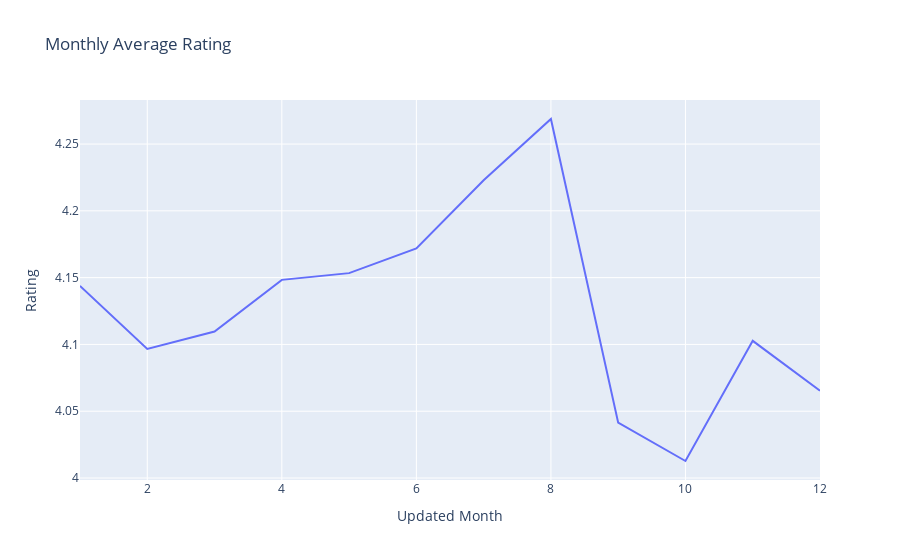

The code cell stored with this chart in its notebook:
### Code cell
#Prepare the plot
fig = ps.line(res,x='Updated Month', y='Rating',title='Monthly Average Rating')
fig.show()

### Figure 1 — Plotly figure (JSON) as saved in the notebook; plotly's stock layout.template omitted (floating-point values rounded to 4 significant figures)
{"data": [{"hovertemplate": "Updated Month=%{x}<br>Rating=%{y}<extra></extra>", "legendgroup": "", "line": {"color": "#636efa", "dash": "solid"}, "mode": "lines", "name": "", "orientation": "v", "showlegend": false, "type": "scatter", "x": [1, 2, 3, 4, 5, 6, 7, 8, 9, 10, 11, 12], "xaxis": "x", "y": [4.144, 4.097, 4.11, 4.148, 4.153, 4.172, 4.223, 4.269, 4.041, 4.013, 4.103, 4.065], "yaxis": "y"}], "layout": {"legend": {"tracegroupgap": 0}, "title": {"text": "Monthly Average Rating"}, "xaxis": {"anchor": "y", "domain": [0, 1], "title": {"text": "Updated Month"}}, "yaxis": {"anchor": "x", "domain": [0, 1], "title": {"text": "Rating"}}}}
